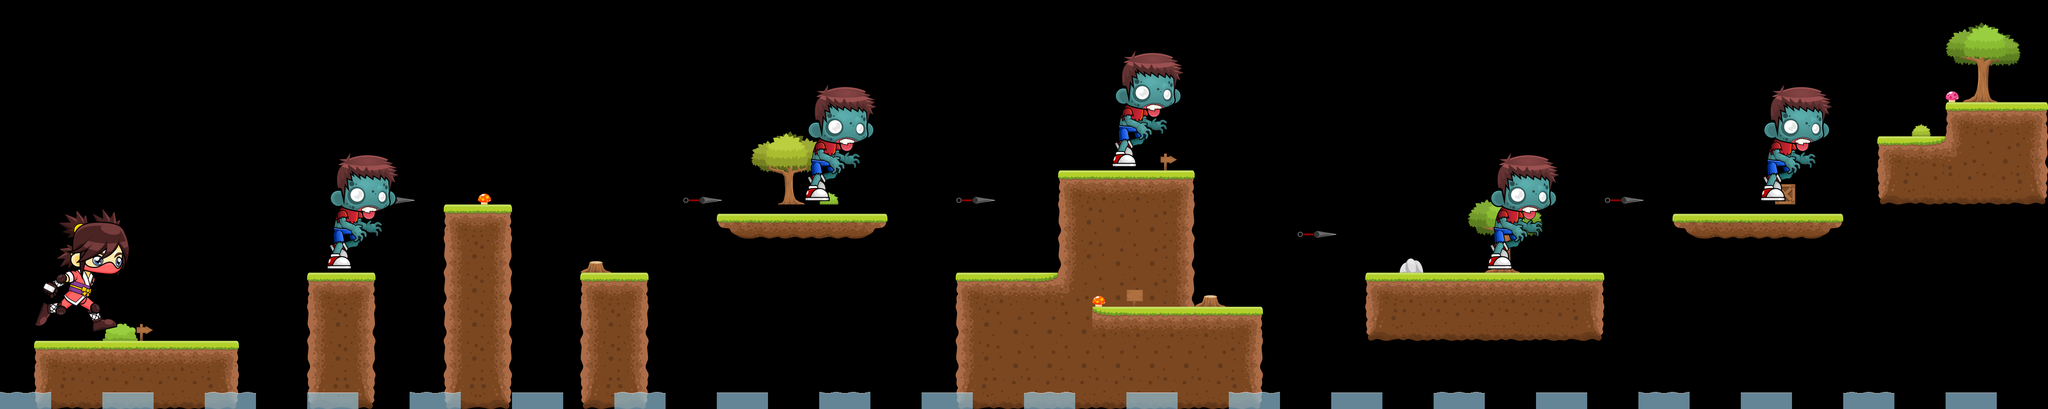

The image is a tile-based game level rendered from a .tmx file. Its description and complete source (layers, tilesets, objects, tile grids) follow:
An orthogonal 60x12 tile map with 128x128 px tiles, 3 tile layers (Background, Foreground, Water), 2 tilesets.

<map version="1.9" tiledversion="1.9.2" orientation="orthogonal" renderorder="right-down" width="60" height="12" tilewidth="128" tileheight="128" infinite="0" nextlayerid="4" nextobjectid="1">
 <editorsettings>
  <export target="../level_layers/level_1.csv" format="csv" />
 </editorsettings>
 <tileset firstgid="1" source="water.tsx" />
 <tileset firstgid="5" source="terrain.tsx" />
 <layer id="2" name="Background" width="60" height="12">
  <data encoding="csv">
0,0,0,0,0,0,0,0,0,0,0,0,0,0,0,0,0,0,0,0,0,0,0,0,0,0,0,0,0,0,0,0,0,0,0,0,0,0,0,0,0,0,0,0,0,0,0,0,0,0,0,0,0,0,0,0,0,0,0,0,
0,0,0,0,0,0,0,0,0,0,0,0,0,0,0,0,0,0,0,0,0,0,0,0,0,0,0,0,0,0,0,0,0,0,0,0,0,0,0,0,0,0,0,0,0,0,0,0,0,0,0,0,0,0,0,0,0,0,0,0,
0,0,0,0,0,0,0,0,0,0,0,0,0,0,0,0,0,0,0,0,0,0,0,0,0,0,0,0,0,0,0,0,0,0,0,0,0,0,0,0,0,0,0,0,0,0,0,0,0,0,0,0,0,0,0,0,0,36,0,0,
0,0,0,0,0,0,0,0,0,0,0,0,0,0,0,0,0,0,0,0,0,0,0,0,0,0,0,0,0,0,0,0,0,0,0,0,0,0,0,0,0,0,0,0,0,0,0,0,0,0,0,0,0,0,0,0,28,0,0,0,
0,0,0,0,0,0,0,0,0,0,0,0,0,0,0,0,0,0,0,0,0,0,0,0,0,0,0,0,0,0,0,0,0,0,33,0,0,0,0,0,0,0,0,0,0,0,0,0,0,0,0,0,0,0,0,0,0,0,0,0,
0,0,0,0,0,0,0,0,0,0,0,0,0,0,0,0,0,0,0,0,0,0,37,0,27,0,0,0,0,0,0,0,0,0,0,0,0,0,0,0,0,0,0,0,0,0,0,0,0,0,0,0,29,0,0,0,0,0,0,0,
0,0,0,0,0,0,0,0,0,0,0,0,0,0,0,0,0,0,0,0,0,0,0,0,0,0,0,0,0,0,0,0,9,9,10,0,0,0,0,0,0,0,0,0,0,0,0,0,0,0,0,0,0,0,0,0,0,0,0,0,
0,0,0,0,0,0,0,0,0,0,0,0,0,0,0,0,0,35,0,0,0,0,0,0,0,0,0,0,0,0,0,0,9,9,10,0,0,0,0,0,0,34,0,36,0,0,0,0,0,0,0,0,0,0,0,0,0,0,0,0,
0,0,0,0,0,0,0,0,0,0,0,0,0,0,0,0,0,0,0,0,0,0,0,0,0,0,0,0,0,0,0,0,9,9,10,35,0,0,0,0,0,0,0,0,0,0,0,0,0,0,0,0,0,0,0,0,0,0,0,0,
0,0,0,25,33,0,0,0,0,0,0,0,0,0,0,0,0,0,0,0,0,0,0,0,0,0,0,0,0,0,0,0,0,0,0,0,0,0,0,0,0,0,0,0,0,0,0,0,0,0,0,0,0,0,0,0,0,0,0,0,
0,0,0,0,0,0,0,0,0,0,0,0,0,0,0,0,0,0,0,0,0,0,0,0,0,0,0,0,0,0,0,0,0,0,0,0,0,0,0,0,0,0,0,0,0,0,0,0,0,0,0,0,0,0,0,0,0,0,0,0,
0,0,0,0,0,0,0,0,0,0,0,0,0,0,0,0,0,0,0,0,0,0,0,0,0,0,0,0,0,0,0,0,0,0,0,0,0,0,0,0,0,0,0,0,0,0,0,0,0,0,0,0,0,0,0,0,0,0,0,0
</data>
 </layer>
 <layer id="1" name="Foreground" width="60" height="12">
  <data encoding="csv">
0,0,0,0,0,0,0,0,0,0,0,0,0,0,0,0,0,0,0,0,0,0,0,0,0,0,0,0,0,0,0,0,0,0,0,0,0,0,0,0,0,0,0,0,0,0,0,0,0,0,0,0,0,0,0,0,0,0,0,0,
0,0,0,0,0,0,0,0,0,0,0,0,0,0,0,0,0,0,0,0,0,0,0,0,0,0,0,0,0,0,0,0,0,0,0,0,0,0,0,0,0,0,0,0,0,0,0,0,0,0,0,0,0,0,0,0,0,0,0,0,
0,0,0,0,0,0,0,0,0,0,0,0,0,0,0,0,0,0,0,0,0,0,0,0,0,0,0,0,0,0,0,0,0,0,0,0,0,0,0,0,0,0,0,0,0,0,0,0,0,0,0,0,0,0,0,0,0,30,0,0,
0,0,0,0,0,0,0,0,0,0,0,0,0,0,0,0,0,0,0,0,0,0,0,0,0,0,0,0,0,0,0,0,0,0,0,0,0,0,0,0,0,0,0,0,0,0,0,0,0,0,0,0,0,0,0,0,0,5,6,7,
0,0,0,0,0,0,0,0,0,0,0,0,0,0,0,0,0,0,0,0,0,0,0,0,0,0,0,0,0,0,0,0,39,0,0,0,0,0,0,0,0,0,0,0,0,0,0,0,0,0,0,0,0,0,0,5,11,12,9,10,
0,0,0,0,0,0,0,0,0,0,0,40,0,0,31,0,0,0,0,0,40,0,0,39,0,0,0,0,40,0,0,5,6,6,7,0,0,0,0,0,0,0,0,0,0,0,0,40,0,0,0,39,0,0,0,16,13,13,13,20,
0,0,0,0,0,0,0,0,0,0,0,0,0,5,7,0,0,0,0,0,0,17,18,18,18,19,0,0,0,0,0,8,0,0,0,0,0,0,40,0,0,0,0,0,0,0,0,0,0,17,18,18,18,19,0,0,0,0,0,0,
0,0,0,0,0,0,0,0,0,39,0,0,0,8,10,0,0,0,0,0,0,0,0,0,0,0,0,0,0,0,0,8,0,0,0,0,0,0,0,0,0,0,0,39,0,0,0,0,0,0,0,0,0,0,0,0,0,0,0,0,
0,0,0,0,0,0,0,0,0,5,7,0,0,8,10,0,0,5,7,0,0,0,0,0,0,0,0,0,5,6,11,12,31,32,0,0,0,0,0,0,5,6,6,6,6,6,7,0,0,0,0,0,0,0,0,0,0,0,0,0,
0,38,0,0,0,0,0,0,0,8,10,0,0,8,10,0,0,8,10,0,0,0,0,0,0,0,0,0,8,9,9,9,15,6,6,6,7,0,0,0,16,13,13,13,13,13,20,0,0,0,0,0,0,0,0,0,0,0,0,0,
0,5,6,6,6,6,7,0,0,8,10,0,0,8,10,0,0,8,10,0,0,0,0,0,0,0,0,0,8,9,9,9,9,9,9,9,10,0,0,0,0,0,0,0,0,0,0,0,0,0,0,0,0,0,0,0,0,0,0,0,
0,16,13,13,13,13,20,0,0,16,20,0,0,16,20,0,0,16,20,0,0,0,0,0,0,0,0,0,16,13,13,13,13,13,13,13,20,0,0,0,0,0,0,0,0,0,0,0,0,0,0,0,0,0,0,0,0,0,0,0
</data>
 </layer>
 <layer id="3" name="Water" width="60" height="12">
  <data encoding="csv">
0,0,0,0,0,0,0,0,0,0,0,0,0,0,0,0,0,0,0,0,0,0,0,0,0,0,0,0,0,0,0,0,0,0,0,0,0,0,0,0,0,0,0,0,0,0,0,0,0,0,0,0,0,0,0,0,0,0,0,0,
0,0,0,0,0,0,0,0,0,0,0,0,0,0,0,0,0,0,0,0,0,0,0,0,0,0,0,0,0,0,0,0,0,0,0,0,0,0,0,0,0,0,0,0,0,0,0,0,0,0,0,0,0,0,0,0,0,0,0,0,
0,0,0,0,0,0,0,0,0,0,0,0,0,0,0,0,0,0,0,0,0,0,0,0,0,0,0,0,0,0,0,0,0,0,0,0,0,0,0,0,0,0,0,0,0,0,0,0,0,0,0,0,0,0,0,0,0,0,0,0,
0,0,0,0,0,0,0,0,0,0,0,0,0,0,0,0,0,0,0,0,0,0,0,0,0,0,0,0,0,0,0,0,0,0,0,0,0,0,0,0,0,0,0,0,0,0,0,0,0,0,0,0,0,0,0,0,0,0,0,0,
0,0,0,0,0,0,0,0,0,0,0,0,0,0,0,0,0,0,0,0,0,0,0,0,0,0,0,0,0,0,0,0,0,0,0,0,0,0,0,0,0,0,0,0,0,0,0,0,0,0,0,0,0,0,0,0,0,0,0,0,
0,0,0,0,0,0,0,0,0,0,0,0,0,0,0,0,0,0,0,0,0,0,0,0,0,0,0,0,0,0,0,0,0,0,0,0,0,0,0,0,0,0,0,0,0,0,0,0,0,0,0,0,0,0,0,0,0,0,0,0,
0,0,0,0,0,0,0,0,0,0,0,0,0,0,0,0,0,0,0,0,0,0,0,0,0,0,0,0,0,0,0,0,0,0,0,0,0,0,0,0,0,0,0,0,0,0,0,0,0,0,0,0,0,0,0,0,0,0,0,0,
0,0,0,0,0,0,0,0,0,0,0,0,0,0,0,0,0,0,0,0,0,0,0,0,0,0,0,0,0,0,0,0,0,0,0,0,0,0,0,0,0,0,0,0,0,0,0,0,0,0,0,0,0,0,0,0,0,0,0,0,
0,0,0,0,0,0,0,0,0,0,0,0,0,0,0,0,0,0,0,0,0,0,0,0,0,0,0,0,0,0,0,0,0,0,0,0,0,0,0,0,0,0,0,0,0,0,0,0,0,0,0,0,0,0,0,0,0,0,0,0,
0,0,0,0,0,0,0,0,0,0,0,0,0,0,0,0,0,0,0,0,0,0,0,0,0,0,0,0,0,0,0,0,0,0,0,0,0,0,0,0,0,0,0,0,0,0,0,0,0,0,0,0,0,0,0,0,0,0,0,0,
0,0,0,0,0,0,0,0,0,0,0,0,0,0,0,0,0,0,0,0,0,0,0,0,0,0,0,0,0,0,0,0,0,0,0,0,0,0,0,0,0,0,0,0,0,0,0,0,0,0,0,0,0,0,0,0,0,0,0,0,
1,0,0,2,0,0,3,0,0,4,0,0,1,0,0,2,0,0,3,0,0,4,0,0,1,0,0,2,0,0,3,0,0,4,0,0,1,0,0,2,0,0,3,0,0,4,0,0,1,0,0,2,0,0,3,0,0,4,0,0
</data>
 </layer>
</map>
